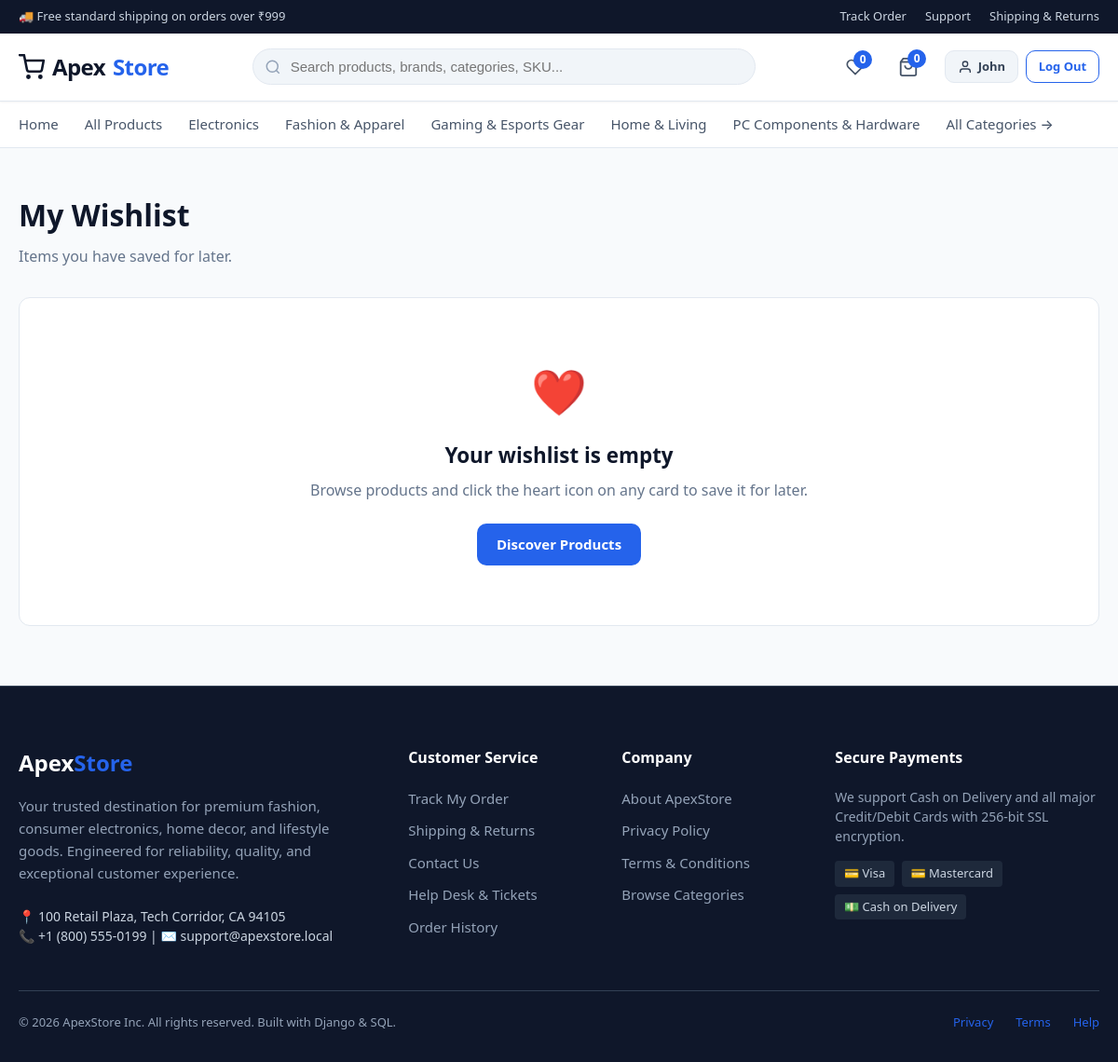
Page /cart/wishlist/ (signed in) on the committed database.
### catalog/models.py (models this page shows, shortened)
class Category(models.Model):
    name = models.CharField(max_length=100)
    slug = models.SlugField(max_length=120, unique=True)
    description = models.TextField(blank=True)
    image = models.ImageField(upload_to='categories/', blank=True, null=True)
    parent = models.ForeignKey('self', on_delete=models.CASCADE, null=True, blank=True, related_name='subcategories')
    is_active = models.BooleanField(default=True)
    created_at = models.DateTimeField(auto_now_add=True)
    class Meta:
        verbose_name_plural = 'Categories'
        ordering = ['name']

### cart/views.py (the view)
# urls.py: path('wishlist/', views.wishlist_view, name='wishlist'),
@login_required
def wishlist_view(request):
    wishlist_items = request.user.wishlist_items.select_related('product').all()
    return render(request, 'storefront/wishlist.html', {'wishlist_items': wishlist_items})

### accounts/models.py (called while the page is built)
    @property
    def is_staff_member(self):
        return self.user.is_superuser or self.role in [
            Role.SUPERADMIN, Role.MANAGER, Role.INVENTORY_STAFF, Role.ORDER_STAFF, Role.SUPPORT_STAFF
        ]

    @property
    def can_manage_products(self):
        return self.user.is_superuser or self.role in [Role.SUPERADMIN, Role.MANAGER, Role.INVENTORY_STAFF]

    @property
    def can_manage_inventory(self):
        return self.user.is_superuser or self.role in [Role.SUPERADMIN, Role.MANAGER, Role.INVENTORY_STAFF]

    @property
    def can_manage_orders(self):
        return self.user.is_superuser or self.role in [Role.SUPERADMIN, Role.MANAGER, Role.ORDER_STAFF]

    @property
    def can_manage_support(self):
        return self.user.is_superuser or self.role in [Role.SUPERADMIN, Role.MANAGER, Role.SUPPORT_STAFF]

    @property
    def can_view_reports(self):
        return self.user.is_superuser or self.role in [Role.SUPERADMIN, Role.MANAGER]

### cart/context_processors.py (called while the page is built)
def cart_context(request):
    try:
        cart = get_or_create_cart(request)
        cart_total_items = cart.total_items
        cart_subtotal = cart.subtotal
    except Exception:
        cart = None
        cart_total_items = 0
        cart_subtotal = 0
    wishlist_count = 0
    if request.user.is_authenticated:
        wishlist_count = Wishlist.objects.filter(user=request.user).count()
    return {
        'global_cart': cart,
        'cart_total_items': cart_total_items,
        'cart_subtotal': cart_subtotal,
        'wishlist_count': wishlist_count,
    }

### cart/models.py (called while the page is built)
    @property
    def total_items(self):
        return sum(item.quantity for item in self.items.all())

    @property
    def subtotal(self):
        return sum(item.line_total for item in self.items.all())

### cart/services.py (called while the page is built, shortened)
def get_or_create_cart(request):
    if not request.session.session_key:
        request.session.save()
    session_key = request.session.session_key
    if request.user.is_authenticated:
        user_cart, _ = Cart.objects.get_or_create(user=request.user)
        if session_key:
            guest_cart = Cart.objects.filter(session_key=session_key, user__isnull=True).first()
        return user_cart
    else:
        cart, _ = Cart.objects.get_or_create(session_key=session_key, user__isnull=True)
        return cart

### templates/storefront/wishlist.html (shortened to what this page needs)
{% extends 'base.html' %}
{% block content %}
<div class="container">
  <div style="margin-bottom:2rem;">
    <h1 style="font-size:2rem; font-weight:800; color:#0f172a; margin-bottom:0.5rem;">My Wishlist</h1>
    <p style="color:#64748b;">Items you have saved for later.</p>
  </div>
  {% if wishlist_items %}
  <div class="products-grid">
    {% for item in wishlist_items %}
      {% include 'storefront/_product_card.html' with product=item.product %}
    {% endfor %}
  </div>
  {% else %}
  <div style="background:#ffffff; border:1px solid #e2e8f0; border-radius:12px; padding:4rem 2rem; text-align:center;">
    <div style="font-size:3rem; margin-bottom:1rem;">❤️</div>
    <h3 style="font-size:1.4rem; font-weight:700; color:#0f172a; margin-bottom:0.5rem;">Your wishlist is empty</h3>
    <p style="color:#64748b; margin-bottom:1.5rem;">Browse products and click the heart icon on any card to save it for later.</p>
    <a href="{% url 'catalog:product_list' %}" class="btn btn-primary">Discover Products</a>
  </div>
  {% endif %}
</div>
{% endblock %}

### templates/base.html (shortened to what this page needs)
{% load static %}
<!DOCTYPE html>
<html lang="en">
<head>
  <link rel="stylesheet" href="{% static 'css/style.css' %}">
</head>
<body>
  <div class="top-bar">
    <div class="container top-bar-inner">
      <div>🚚 Free standard shipping on orders over {{ currency_symbol }}{{ free_shipping_threshold|floatformat:0 }}</div>
      <div class="top-bar-links">
        <a href="{% url 'orders:track' %}">Track Order</a>
        <a href="{% url 'catalog:contact' %}">Support</a>
        <a href="{% url 'catalog:shipping_returns' %}">Shipping & Returns</a>
      </div>
    </div>
  </div>
  <header class="main-header">
    <div class="container header-row">
      <a href="{% url 'catalog:home' %}" class="brand-logo">
        <svg width="28" height="28" viewBox="0 0 24 24" fill="none" stroke="currentColor" stroke-width="2.2" stroke-linecap="round" stroke-linejoin="round">
          <circle cx="9" cy="21" r="1"></circle>
          <circle cx="20" cy="21" r="1"></circle>
          <path d="M1 1h4l2.68 13.39a2 2 0 0 0 2 1.61h9.72a2 2 0 0 0 2-1.61L23 6H6"></path>
        </svg>
        Apex<span>Store</span>
      </a>
      <div class="header-search">
        <form action="{% url 'catalog:product_list' %}" method="GET" class="search-form">
          <input type="text" name="q" value="{{ request.GET.q|default:'' }}" class="search-input" placeholder="Search products, brands, categories, SKU...">
        </form>
      </div>
      <div class="header-actions">
        {% if user.is_authenticated %}
        <a href="{% url 'cart:wishlist' %}" class="action-link" title="Wishlist">
          <svg width="20" height="20" viewBox="0 0 24 24" fill="none" stroke="currentColor" stroke-width="2">
            <path d="M20.84 4.61a5.5 5.5 0 0 0-7.78 0L12 5.67l-1.06-1.06a5.5 5.5 0 0 0-7.78 7.78l1.06 1.06L12 21.23l7.78-7.78 1.06-1.06a5.5 5.5 0 0 0 0-7.78z"></path>
          </svg>
          <span class="badge-count wishlist-count-badge">{{ wishlist_count|default:0 }}</span>
        </a>
        {% endif %}
        <a href="{% url 'cart:cart_detail' %}" class="action-link" title="Shopping Cart">
          <svg width="22" height="22" viewBox="0 0 24 24" fill="none" stroke="currentColor" stroke-width="2">
            <path d="M6 2L3 6v14a2 2 0 0 0 2 2h14a2 2 0 0 0 2-2V6l-3-4z"></path>
            <line x1="3" y1="6" x2="21" y2="6"></line>
            <path d="M16 10a4 4 0 0 1-8 0"></path>
          </svg>
          <span class="badge-count cart-count-badge">{{ cart_total_items|default:0 }}</span>
        </a>
        {% if user.is_authenticated %}
        <div style="display:flex; align-items:center; gap:0.5rem;">
          <a href="{% url 'accounts:profile' %}" class="btn btn-secondary btn-sm" style="display:inline-flex; align-items:center; gap:0.35rem;">
            <svg width="16" height="16" viewBox="0 0 24 24" fill="none" stroke="currentColor" stroke-width="2">
              <path d="M20 21v-2a4 4 0 0 0-4-4H8a4 4 0 0 0-4 4v2"></path>
              <circle cx="12" cy="7" r="4"></circle>
            </svg>
            {{ user.first_name|default:user.username }}
          </a>
          <a href="{% url 'accounts:logout' %}" class="btn btn-outline btn-sm" title="Log Out">Log Out</a>
        </div>
        {% else %}
        <div style="display:flex; align-items:center; gap:0.5rem;">
          <a href="{% url 'accounts:login' %}" class="btn btn-secondary btn-sm">Sign In</a>
          <a href="{% url 'accounts:register' %}" class="btn btn-primary btn-sm">Sign Up</a>
        </div>
        {% endif %}
      </div>
    </div>
  </header>
  <nav class="category-nav">
    <div class="container">
      <ul class="category-menu">
        <li><a href="{% url 'catalog:home' %}">Home</a></li>
        <li><a href="{% url 'catalog:product_list' %}">All Products</a></li>
        {% for cat in nav_categories %}
        <li>
          <a href="{% url 'catalog:category_detail' slug=cat.slug %}">
            {{ cat.name }}
          </a>
        </li>
        {% endfor %}
        <li><a href="{% url 'catalog:category_list' %}">All Categories &rarr;</a></li>
      </ul>
    </div>
  </nav>
  <main class="main-content">
    {% block content %}{% endblock %}
  </main>
  <footer class="main-footer">
    <div class="container">
      <div class="footer-grid">
        <div>
          <div class="footer-brand">Apex<span>Store</span></div>
          <p class="footer-desc">
            Your trusted destination for premium fashion, consumer electronics, home decor, and lifestyle goods. Engineered for reliability, quality, and exceptional customer experience.
          </p>
          <p style="font-size:0.875rem; color:#cbd5e1;">
            📍 100 Retail Plaza, Tech Corridor, CA 94105<br>
            📞 +1 (800) 555-0199 | ✉️ support@apexstore.local
          </p>
        </div>
        <div class="footer-col">
          <h4>Customer Service</h4>
          <ul class="footer-links">
            <li><a href="{% url 'orders:track' %}">Track My Order</a></li>
            <li><a href="{% url 'catalog:shipping_returns' %}">Shipping & Returns</a></li>
            <li><a href="{% url 'catalog:contact' %}">Contact Us</a></li>
            <li><a href="{% url 'accounts:support_tickets' %}">Help Desk & Tickets</a></li>
            <li><a href="{% url 'orders:history' %}">Order History</a></li>
          </ul>
        </div>
        <div class="footer-col">
          <h4>Company</h4>
          <ul class="footer-links">
            <li><a href="{% url 'catalog:about' %}">About ApexStore</a></li>
            <li><a href="{% url 'catalog:privacy' %}">Privacy Policy</a></li>
            <li><a href="{% url 'catalog:terms' %}">Terms & Conditions</a></li>
            <li><a href="{% url 'catalog:category_list' %}">Browse Categories</a></li>
          </ul>
        </div>
        <div class="footer-col">
          <h4>Secure Payments</h4>
          <p style="font-size:0.875rem; margin-bottom:1rem; line-height:1.5;">
            We support Cash on Delivery and all major Credit/Debit Cards with 256-bit SSL encryption.
          </p>
          <div style="display:flex; gap:0.5rem; flex-wrap:wrap; font-size:0.8125rem; color:#cbd5e1;">
            <span style="background:#1e293b; padding:0.25rem 0.6rem; border-radius:4px;">💳 Visa</span>
            <span style="background:#1e293b; padding:0.25rem 0.6rem; border-radius:4px;">💳 Mastercard</span>
            <span style="background:#1e293b; padding:0.25rem 0.6rem; border-radius:4px;">💵 Cash on Delivery</span>
          </div>
        </div>
      </div>
      <div class="footer-bottom">
        <div>&copy; 2026 ApexStore Inc. All rights reserved. Built with Django & SQL.</div>
        <div style="display:flex; gap:1.5rem;">
          <a href="{% url 'catalog:privacy' %}">Privacy</a>
          <a href="{% url 'catalog:terms' %}">Terms</a>
          <a href="{% url 'catalog:contact' %}">Help</a>
        </div>
      </div>
    </div>
  </footer>
</body>
</html>

### rows in the picture
Category: name "Electronics"
Category: name "Fashion & Apparel"
Category: name "Gaming & Esports Gear"
Category: name "Home & Living"
Category: name "PC Components & Hardware"

### other values in the picture
{{ currency_symbol }} "₹"
{{ free_shipping_threshold|floatformat:0 }} "999"
{{ wishlist_count|default:0 }} "0"
{{ cart_total_items|default:0 }} "0"
{{ user.first_name|default:user.username }} "John"
